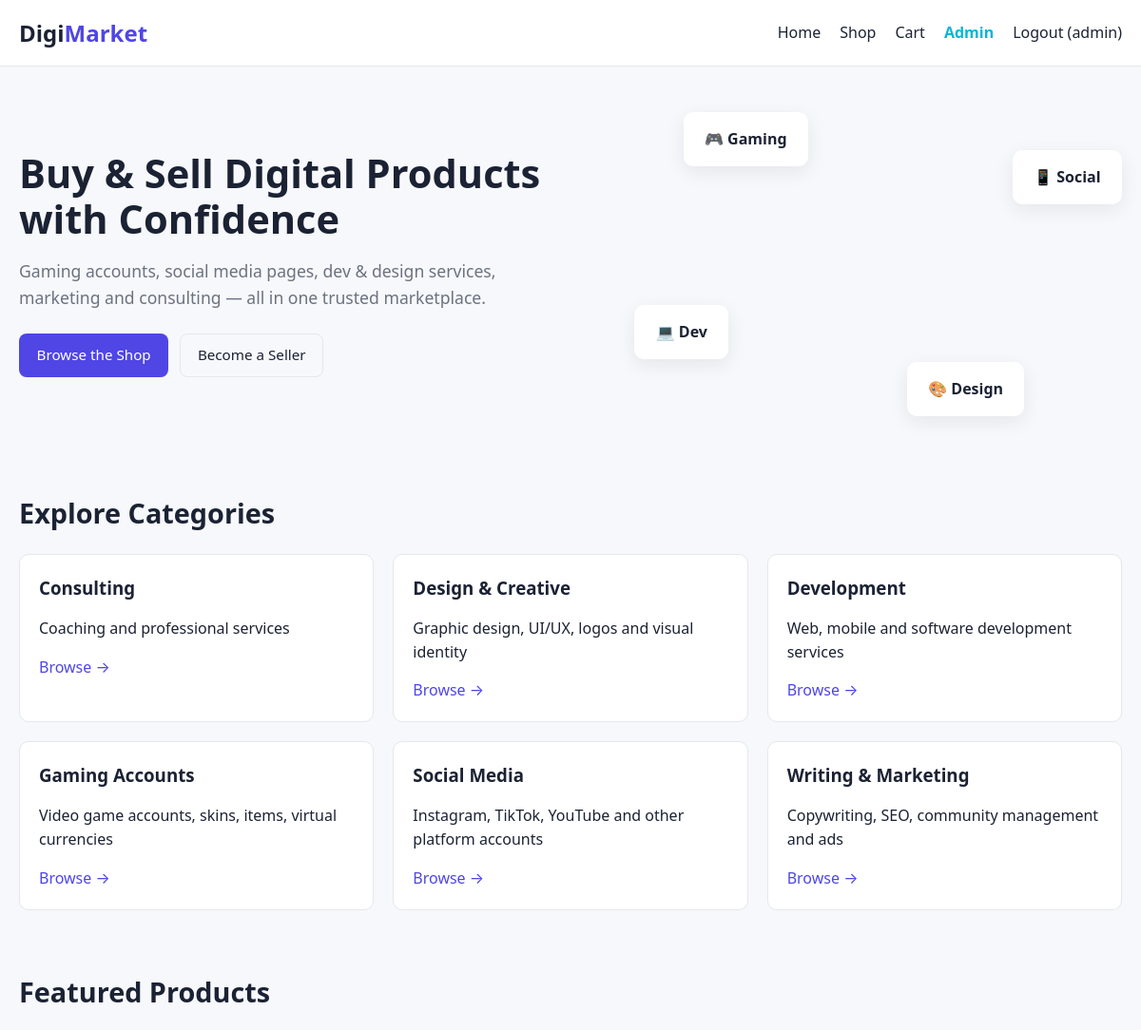
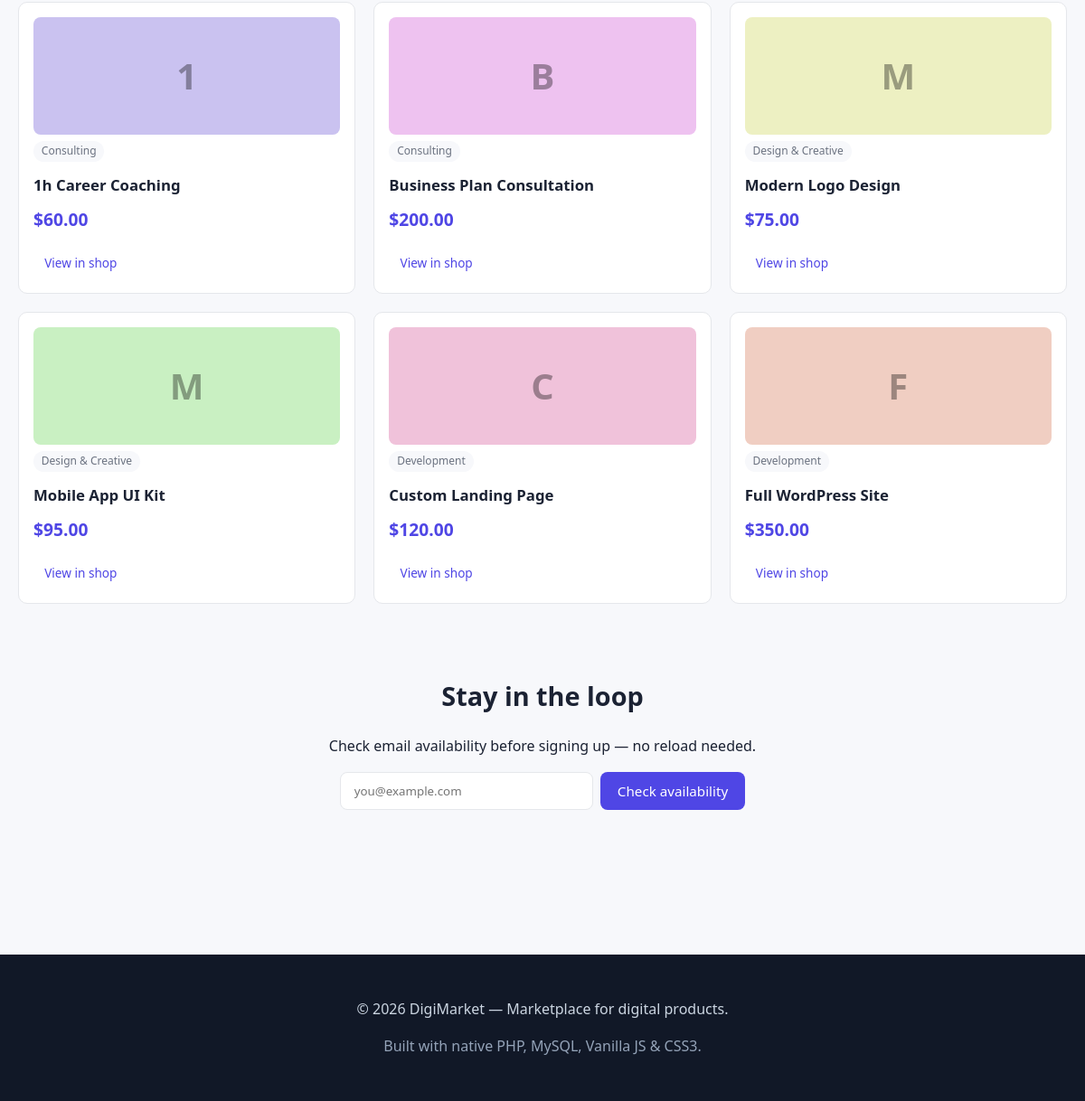
The page / (signed in) on the database its author committed (2 pictures, top to bottom).
### tables this page shows
CREATE TABLE categories (
    id INT AUTO_INCREMENT PRIMARY KEY,
    name VARCHAR(80) NOT NULL UNIQUE,
    slug VARCHAR(80) NOT NULL UNIQUE,
    description TEXT
);

CREATE TABLE products (
    id INT AUTO_INCREMENT PRIMARY KEY,
    category_id INT NOT NULL,
    seller_id INT NOT NULL,
    title VARCHAR(150) NOT NULL,
    description TEXT NOT NULL,
    price DECIMAL(10,2) NOT NULL,
    image VARCHAR(255) DEFAULT 'placeholder.png',
    stock INT NOT NULL DEFAULT 1,
    created_at DATETIME NOT NULL DEFAULT CURRENT_TIMESTAMP,
    FOREIGN KEY (category_id) REFERENCES categories(id) ON DELETE CASCADE,
    FOREIGN KEY (seller_id)   REFERENCES users(id)      ON DELETE CASCADE,
    INDEX idx_cat (category_id),
    INDEX idx_title (title)
);

### db.php (called while the page is built, shortened)
<?php
function e($v) { return htmlspecialchars(isset($v) ? $v : '', ENT_QUOTES, 'UTF-8'); }

### index.php (the view, shortened to what this page needs)
<?php
require_once __DIR__ . '/config/db.php';
$categories = $pdo->query("SELECT * FROM categories ORDER BY name")->fetchAll();
$featured   = $pdo->query("SELECT p.*, c.name AS category_name
                           FROM products p
                           JOIN categories c ON c.id = p.category_id
                           ORDER BY p.created_at DESC LIMIT 6")->fetchAll();
include __DIR__ . '/includes/header.php';
?>
<section class="hero">
  <div class="hero-text">
    <h1>Buy &amp; Sell Digital Products with Confidence</h1>
    <p>Gaming accounts, social media pages, dev &amp; design services, marketing and consulting — all in one trusted marketplace.</p>
    <div class="hero-cta">
      <a href="shop.php" class="btn btn-primary">Browse the Shop</a>
      <a href="register.php" class="btn btn-ghost">Become a Seller</a>
    </div>
  </div>
  <div class="hero-card" aria-hidden="true">
    <div class="float-card c1">🎮 Gaming</div>
    <div class="float-card c2">📱 Social</div>
    <div class="float-card c3">💻 Dev</div>
    <div class="float-card c4">🎨 Design</div>
  </div>
</section>
<section class="categories">
  <h2>Explore Categories</h2>
  <div class="grid grid-3">
    <?php foreach ($categories as $cat): ?>
      <article class="cat-card">
        <h3><?= e($cat['name']) ?></h3>
        <p><?= e($cat['description']) ?></p>
        <a href="shop.php?category=<?= (int)$cat['id'] ?>">Browse →</a>
      </article>
    <?php endforeach; ?>
  </div>
</section>
<section class="featured">
  <h2>Featured Products</h2>
  <div class="grid grid-3" id="featuredGrid">
    <?php foreach ($featured as $p): ?>
      <article class="product-card">
        <div class="product-img" style="background:hsl(<?= ($p['id']*47)%360 ?> 60% 85%);">
          <?= strtoupper(substr($p['title'],0,1)) ?>
        </div>
        <span class="tag"><?= e($p['category_name']) ?></span>
        <h3><?= e($p['title']) ?></h3>
        <p class="price">$<?= number_format($p['price'],2) ?></p>
        <a href="shop.php" class="btn btn-sm">View in shop</a>
      </article>
    <?php endforeach; ?>
  </div>
</section>
<section class="newsletter">
  <h2>Stay in the loop</h2>
  <p>Check email availability before signing up — no reload needed.</p>
  <form id="emailCheckForm" class="inline-form" novalidate>
    <input type="email" id="emailCheck" placeholder="you@example.com" required>
    <button type="submit" class="btn btn-primary">Check availability</button>
  </form>
  <p id="emailCheckResult" class="result-msg" role="status"></p>
</section>
<?php include __DIR__ . '/includes/footer.php'; ?>

### style.css (style rules this page uses)
:root { --bg: #f7f8fb; --surface: #ffffff; --text: #1b2233; --muted: #6b7280; --primary: #4f46e5; --primary-dark: #3b32c4; --accent: #06b6d4; --danger: #dc2626; --success: #16a34a; --border: #e5e7eb; --radius: 10px; --shadow: 0 6px 20px rgba(20,20,50,.08); --font: 'Segoe UI', Roboto, system-ui, -apple-system, Helvetica, Arial, sans-serif; }
* { box-sizing: border-box; }
html, body { margin: 0; padding: 0; }
body { font-family: var(--font); background: var(--bg); color: var(--text); line-height: 1.55; }
a { color: var(--primary); text-decoration: none; }
.btn { display:inline-block; padding:.65rem 1.1rem; border-radius:8px; border:1px solid transparent; cursor:pointer; font-size:.95rem; font-family:inherit; }
.btn-primary { background: var(--primary); color:#fff; }
.btn-ghost { background: transparent; border-color: var(--border); color: var(--text); }
.btn-sm { padding: .4rem .7rem; font-size: .85rem; }
.hero { display:grid; grid-template-columns: 1.2fr 1fr; gap: 2rem; padding: 3rem 0; align-items:center; }
.hero h1 { font-size: 2.6rem; line-height:1.15; margin: 0 0 1rem; }
.hero p { color: var(--muted); font-size:1.1rem; max-width: 540px; }
.hero-cta { margin-top: 1.5rem; display:flex; gap:.75rem; flex-wrap:wrap; }
.hero-card { position: relative; height: 320px; }
.float-card { position: absolute; padding: 1rem 1.4rem; background: var(--surface); border-radius: var(--radius); box-shadow: var(--shadow); font-weight:600; animation: float 4s ease-in-out infinite; }
.c1 { top: 0; left: 10%; }
.c2 { top: 40px; right: 0; animation-delay: .5s; }
.c3 { bottom:60px; left: 0; animation-delay: 1s; }
.c4 { bottom: 0; right: 20%; animation-delay: 1.5s; }
section { padding: 2rem 0; }
section h2 { font-size: 1.8rem; margin: 0 0 1.25rem; }
.grid { display: grid; gap: 1.25rem; }
.grid-3 { grid-template-columns: repeat(3, 1fr); }
.cat-card { background: var(--surface); border-radius: var(--radius); padding: 1.25rem; border: 1px solid var(--border); transition: transform .18s ease, box-shadow .18s; }
.cat-card h3 { margin: 0 0 .5rem; }
.product-card { background: var(--surface); border-radius: var(--radius); border: 1px solid var(--border); padding: 1rem; display:flex; flex-direction:column; gap:.4rem; }
.product-img { height: 130px; border-radius: 8px; display:flex; align-items:center; justify-content:center; font-size: 2.5rem; font-weight: 800; color: rgba(0,0,0,.35); }
.product-card h3 { margin:.4rem 0 0; font-size:1.05rem; }
.tag { display:inline-block; background: var(--bg); color: var(--muted); padding:.15rem .55rem; border-radius:999px; font-size:.75rem; align-self:flex-start; }
.price { font-size: 1.2rem; color: var(--primary); font-weight: 700; margin:.25rem 0 .5rem; }
.newsletter { text-align:center; padding: 3rem 0; }
.inline-form { display:inline-flex; gap:.5rem; flex-wrap:wrap; justify-content:center; }
.inline-form input { padding:.65rem .9rem; border:1px solid var(--border); border-radius:8px; min-width:280px; font-family:inherit; }
.result-msg { margin-top:.8rem; min-height: 1.2rem; font-weight:500; }

### rows shown on the page
categories: name "Consulting", description "Coaching and professional services"
categories: name "Design & Creative", description "Graphic design, UI/UX, logos and visual identity"
categories: name "Development", description "Web, mobile and software development services"
categories: name "Gaming Accounts", description "Video game accounts, skins, items, virtual currencies"
categories: name "Social Media", description "Instagram, TikTok, YouTube and other platform accounts"
categories: name "Writing & Marketing", description "Copywriting, SEO, community management and ads"
products: title "1", category.name "Consulting", title "1h Career Coaching", price "60.00"
products: title "B", category.name "Consulting", title "Business Plan Consultation", price "200.00"
products: title "M", category.name "Design & Creative", title "Modern Logo Design", price "75.00"
products: title "M", category.name "Design & Creative", title "Mobile App UI Kit", price "95.00"
products: title "C", category.name "Development", title "Custom Landing Page", price "120.00"
products: title "F", category.name "Development", title "Full WordPress Site", price "350.00"

### other values the page prints
$_SESSION['username'] "admin"
